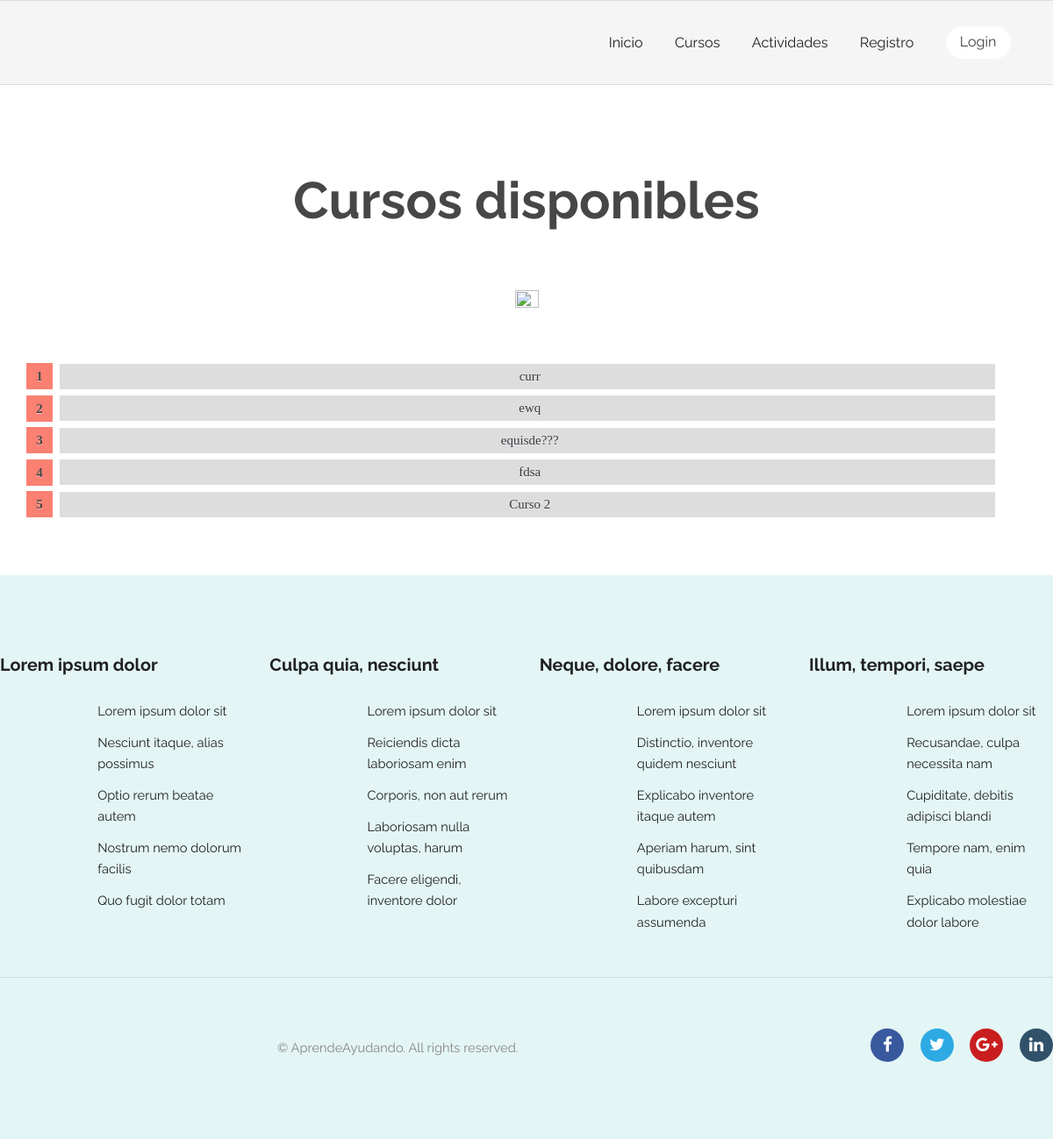
Page /courses/ on the committed database.
### courses/models.py (models this page shows, shortened)
class Course(models.Model):
    title = models.CharField(max_length=200)
    pub_date = models.DateTimeField(verbose_name="date published", auto_now_add=True)
    enrolled_users = models.ManyToManyField(get_user_model(), related_name="courses", blank=True)
    teacher = models.ForeignKey(get_user_model(), null=True, on_delete=models.CASCADE, limit_choices_to={'groups__name':'Profesor'})
    class Meta:
        verbose_name = "Curso"
        verbose_name_plural = "Cursos"

### courses/views.py (the view)
# urls.py: path('', views.index, name='index'), # /activity/
def index(request):
    courseList = Course.objects.order_by('-pub_date')[:5]
    id_courses_list_inscripted = []
    for curso in courseList:
        if request.user in curso.enrolled_users.all() or request.user==curso.teacher:
            id_courses_list_inscripted.extend([curso.id])
    is_teacher = False
    if request.user.has_perm('courses.add_course'):
        is_teacher = True
    context = {
        'courseList': courseList,
        'courses_list_inscripted': id_courses_list_inscripted,
        'is_teacher': is_teacher,
        'filtered_by_enrolled': False
    }
    return render(request, 'courses/index.html', context)

### AprendeAyudando/templates/courses/index.html (shortened to what this page needs)
{% extends "registration/base.html" %}
{% block content %}
<section class="wrapper align-center login">
    {% load static %}
    <link rel="stylesheet" type="text/css" href="{% static 'courses/style.css' %}">
    <div class="container 100%">
        {% if filtered_by_enrolled %}
            <h2>Tus cursos</h2>
        {% else %}
            <h2>Cursos disponibles</h2>
        {% endif %}
        <img src="{% static 'general/images/logoTransparent.png' %}" alt="" style="width:15%;height:15%;border-radius:500px;">
        <br><br><br>
        {% if courseList %}
        <ol id="prettyList" style="width:92%;">
            {% for course in courseList %}
                {% if not course.id in courses_list_inscripted %}
                    <li id="prettyListItem"><a href="{% url 'courses:inscription' course.id %}">{{ course.title }}</a></li>
                {% else %}
                    <li id="prettyListItem"><a href="{% url 'courses:join' course.id %}">{{ course.title }}</a></li>
                {% endif %}
            {% endfor %}
        </ol>
        {% else %}
            <p>Lo sentimos, no hay cursos disponibles.</p>
        {% endif %}
    </div>
</section>
{% endblock %}

### AprendeAyudando/static/general/css/skel.css (style rules this page uses)
html,body,div,span,applet,object,iframe,h1,h2,h3,h4,h5,h6,p,blockquote,pre,a,abbr,acronym,address,big,cite,code,del,dfn,em,img,ins,kbd,q,s,samp,small,strike,strong,sub,sup,tt,var,b,u,i,center,dl,dt,dd,ol,ul,li,fieldset,form,label,legend,table,caption,tbody,tfoot,thead,tr,th,td,article,aside,canvas,details,embed,figure,figcaption,footer,header,hgroup,menu,nav,output,ruby,section,summary,time,mark,audio,video { margin:0;padding:0;border:0;font-size:100%;font:inherit;vertical-align:baseline; }
article,aside,details,figcaption,figure,footer,header,hgroup,menu,nav,section { display:block; }
body { line-height:1; }
ol,ul { list-style:none; }
body { -webkit-text-size-adjust:none }
*, *:before, *:after { -moz-box-sizing: border-box; -webkit-box-sizing: border-box; box-sizing: border-box; }
.container { margin-left: auto; margin-right: auto; width: 1200px; }

### AprendeAyudando/static/general/css/style.css (style rules this page uses)
body { background: #fff; }
body, input, select, textarea { color: #444; font-family: "Raleway", Helvetica, sans-serif; font-size: 13pt; font-weight: 400; line-height: 1.65em; }
a { color: #383b43; text-decoration: none; }
h1, h2, h3, h4, h5, h6 { color: #474747; font-weight: 700; line-height: 1em; margin: 0 0 1em 0; }
h2 { font-size: 1.75em; line-height: 1.5em; }
.align-center { text-align: center; }
ol { list-style: decimal; margin: 0 0 2em 0; padding-left: 1.25em; }
ol li { padding-left: 0.25em; }
.login { padding-bottom: 10em; }
.login h2 { font-size: 4em; }
.wrapper { padding: 6em 0em 4em; }

### AprendeAyudando/static/general/css/style-xlarge.css (style rules this page uses)
body, input, select, textarea { font-size: 11pt; }

### AprendeAyudando/static/courses/style.css (style rules this page uses)
#prettyList { counter-reset: prettyListItem; list-style: none; *list-style: decimal; font: 15px 'trebuchet MS', 'lucida sans'; padding: 0; margin-bottom: 4em; text-shadow: 0 1px 0 rgba(255,255,255,.5); }
#prettyList { margin: 0 0 0 2em; }
#prettyListItem { position: relative; display: block; padding: .4em .4em .4em .8em; *padding: .4em; margin: .5em 0 .5em 2.5em; background: #ddd; color: #444; text-decoration: none; transition: all .3s ease-out; }
#prettyListItem:before { content: counter(prettyListItem); counter-increment: prettyListItem; position: absolute; left: -2.5em; top: 50%; margin-top: -1em; background: #fa8072; height: 2em; width: 2em; line-height: 2em; text-align: center; font-weight: bold; }
#prettyListItem:after { position: absolute; content: ''; border: .5em solid transparent; left: -1em; top: 50%; margin-top: -.5em; transition: all .3s ease-out; }

### rows in the picture
Course: title "curr"
Course: title "ewq"
Course: title "equisde???"
Course: title "fdsa"
Course: title "Curso 2"
